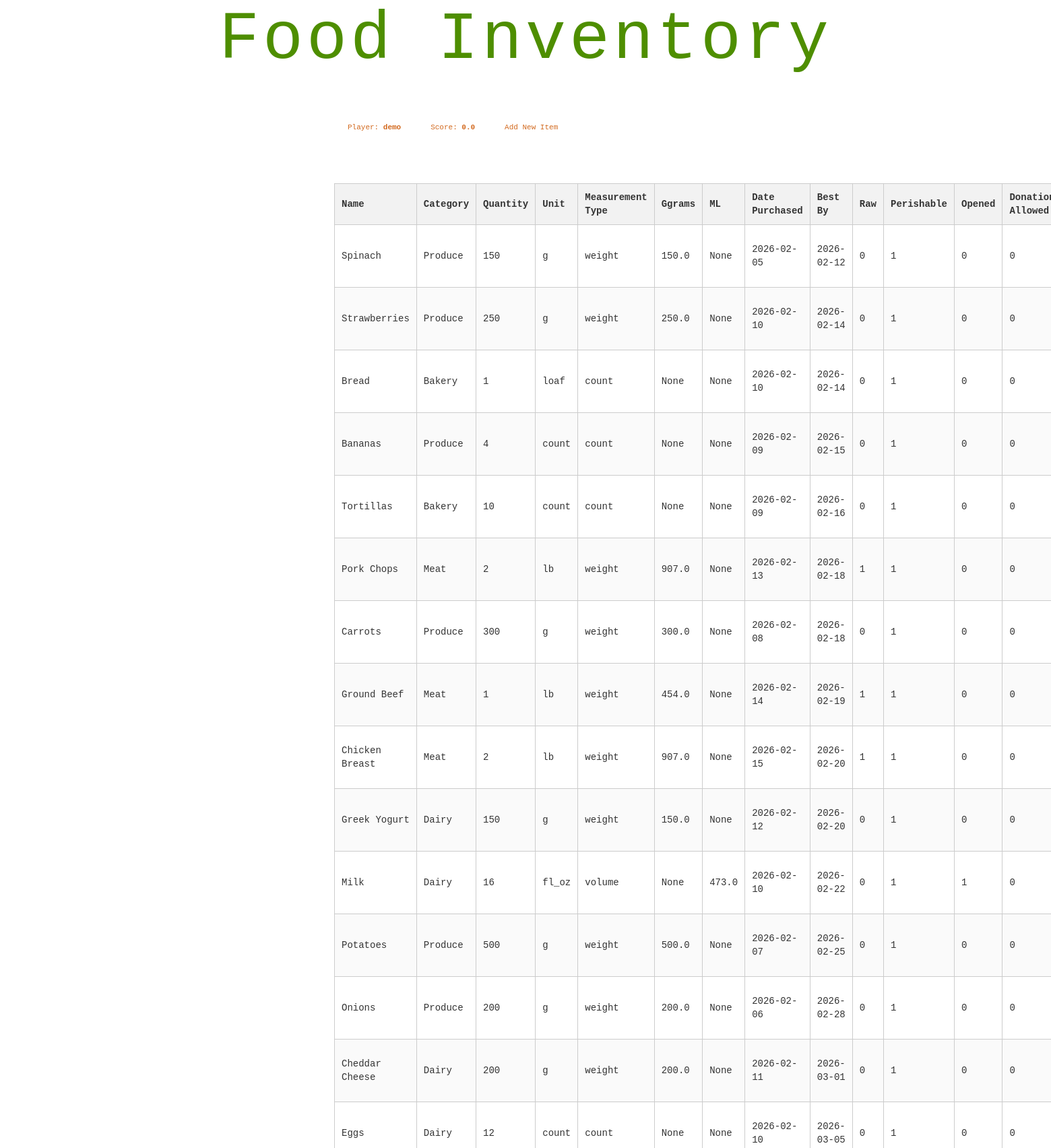
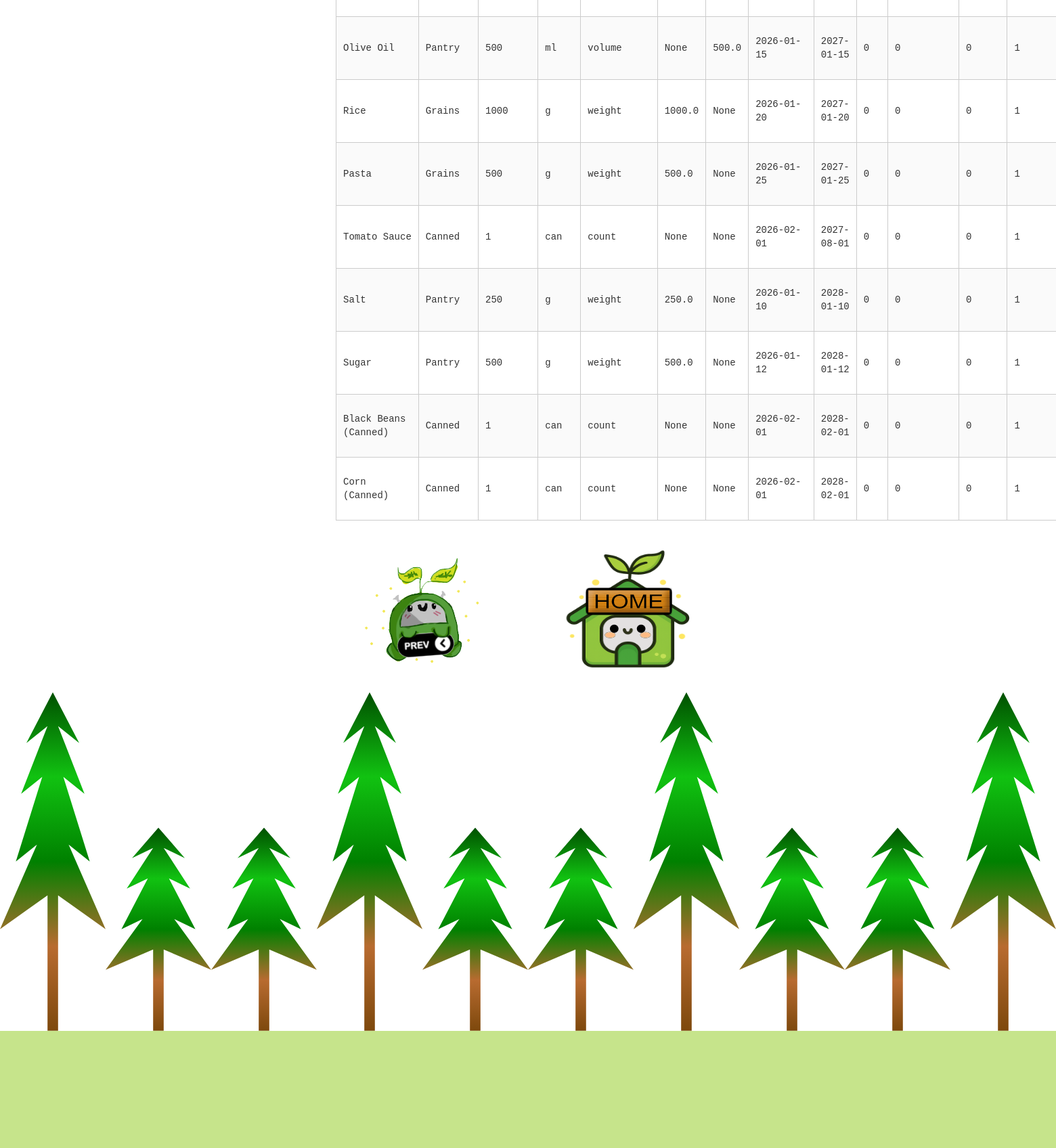
The page /inventory (signed in, upper part) on the database its author committed (2 pictures, top to bottom).
### tables this page shows
CREATE TABLE players (
    id INTEGER PRIMARY KEY AUTOINCREMENT,
    name TEXT NOT NULL,
    username TEXT NOT NULL UNIQUE,
    password_hash TEXT NOT NULL,
    profile_picture TEXT,
    score REAL NOT NULL DEFAULT 0
);

CREATE TABLE inventory (
    id INTEGER PRIMARY KEY AUTOINCREMENT,
    player_id INTEGER NOT NULL,
    name TEXT NOT NULL,
    category TEXT NOT NULL,
    quantity INTEGER NOT NULL,
    unit TEXT NOT NULL,
    measurement_type TEXT NOT NULL,
    quantity_grams REAL,
    quantity_ml REAL,
    purchase_date TEXT,
    best_by TEXT NOT NULL,
    raw_meat BOOLEAN DEFAULT 0,
    perishable BOOLEAN DEFAULT 1,
    opened BOOLEAN DEFAULT 0,
    donation_allowed BOOLEAN DEFAULT 1,
    decomposition_flag BOOLEAN DEFAULT 0,
    price REAL NOT NULL,
    status TEXT NOT NULL DEFAULT 'active',
    FOREIGN KEY (player_id) REFERENCES players(id)
);

### app.py (the view)
@app.route("/inventory")
@login_required
def inventory_page():
    player_id = session["player_id"]
    db = get_db()
    current_player = db.execute(
        "SELECT * FROM players WHERE id = ?", (player_id,)
    ).fetchone()
    items = db.execute(
        "SELECT * FROM inventory WHERE player_id = ? ORDER BY best_by ASC",
        (player_id,)
    ).fetchall()
    db.close()
    return render_template(
        "InventoryPage.html",
        items=items,
        current_player=current_player
    )

### app.py (called while the page is built)
def get_db():
    conn = sqlite3.connect("src/instance/inventory.db")
    conn.row_factory = sqlite3.Row
    return conn

def login_required(f):
    from functools import wraps
    @wraps(f)
    def wrapper(*args, **kwargs):
        if "player_id" not in session:
            return redirect("/login")
        return f(*args, **kwargs)
    return wrapper

### templates/InventoryPage.html (shortened to what this page needs)
{% extends '0-MainPageSetup.html' %}
{% block head %}
<link rel="stylesheet" href="{{ url_for('static', filename='css/homestyle.css') }}">
{% endblock %}
{% block body %}
<div class="welcome1">
    <h1>Food Inventory</h1>
</div>
<div class="body">
    <p class="text">Player: <strong>{{ current_player.name }}</strong></p>
    <p class="text">Score: <strong>{{ current_player.score }}</strong></p>
    <a href="{{ url_for('add_item_page', player_id=current_player.id) }}" class="text">Add New Item</a>
</div>
<div class="body">
    <table class="inventory-table" id="inventoryTable">
        <thead>
            <tr>
                <th>Name</th>
                <th>Category</th>
                <th>Quantity</th>
                <th>Unit</th>
                <th>Measurement Type</th>
                <th>Ggrams</th>
                <th>ML</th>
                <th>Date Purchased</th>
                <th>Best By</th>
                <th>Raw</th>
                <th>Perishable</th>
                <th>Opened</th>
                <th>Donation Allowed</th>
            </tr>
        </thead>
        <tbody>
            {% for item in items %}
            <tr>
                <td>{{ item.name }}</td>
                <td>{{ item.category }}</td>
                <td>{{ item.quantity }}</td>
                <td>{{ item.unit }}</td>
                <td>{{ item.measurement_type }}</td>
                <td>{{ item.quantity_grams }}</td>
                <td>{{ item.quantity_ml }}</td>
                <td>{{ item.purchase_date }}</td>
                <td>{{ item.best_by }}</td>
                <td>{{ item.raw_meat }}</td>
                <td>{{ item.perishable }}</td>
                <td>{{ item.opened }}</td>
                <td>{{ item.donation_allowed }}</td>
            </tr>
            {% endfor %}
        </tbody>
    </table>
    <br /><br />
    <div class="images">
        <a href="javascript:history.back()">
            <img src="{{ url_for('static', filename='Pictures/BinnyBack.png') }}" alt="bot" class="binnybot">
        </a>
        <a href="/">
            <img src="{{ url_for('static', filename='Pictures/BinnyHome.png') }}" alt="homebot" class="binnyhome">
        </a>
    </div>
</div>
{% endblock %}

### templates/0-MainPageSetup.html (shortened to what this page needs)
<!DOCTYPE html>
<html>
<head>
    <link rel ="stylesheet" href="{{url_for('static',filename='css/mainstyle.css') }}">
    <link rel="stylesheet" href="https://maxcdn.bootstrapcdn.com/bootstrap/3.4.0/css/bootstrap.min.css">
    {%block head%}{%endblock%}
</head>
<body>
    {%block body%}
    {%endblock%}
<div class="Tree-background">
    <div class="trees"></div>
    <div class="trees" style="width: 350px; height: 300px; left: 10px;"></div>
    <div class="trees" style="width: 350px; height: 300px; left: 0px;"></div>
    <div class="trees"></div>
    <div class="trees" style="width: 350px; height: 300px; left: 10px;"></div>
    <div class="trees" style="width: 350px; height: 300px; left: 0px;"></div>
    <div class="trees"></div>
    <div class="trees" style="width: 350px; height: 300px; left: 100px;"></div>
    <div class="trees" style="width: 350px; height: 300px; left: 200px;"></div>
    <div class="trees" style="width: 350px; height: 500px; left: 300px;"></div>
</div>
<div class="grass-container"></div>
</body>
</html>

### static/css/mainstyle.css (style rules this page uses)
* { margin: 0; padding: 0; box-sizing: border-box; }
body { font-family: 'Andale Mono', 'Courier New', monospace; }
.body { width: 100%; max-width: 600px; margin: 0 auto; padding: 16px; }
.body .text { font-family: 'Andale Mono', 'Courier New', monospace; display: inline-block; text-align: center; padding: 12px 20px; margin: 10px auto; color: chocolate; font-size: 1.1rem; }

### static/css/homestyle.css (style rules this page uses)
* { margin: 0; padding: 0; box-sizing: border-box; }
.body { width: 100%; max-width: 600px; margin: 0 auto; padding: 16px; }
.images { display: flex; justify-content: center; gap: clamp(10px, 6vw, 40px); flex-wrap: wrap; align-items: flex-start; animation: bounce 300ms alternate infinite cubic-bezier(.2, .65, .6, 1), typing 3.5s steps(23, end); }
.binnybot { max-width: 100%; height: auto; }
.welcome1 { text-align: center; margin-bottom: 20px; }
.welcome1 h1 { display: inline-block; font-size: clamp(100px, 10vw, 80px); color: #4e8e00; font-family: 'Andale Mono', 'Courier New', monospace; overflow: hidden; white-space: normal; margin: 5px ; letter-spacing: 0.05em; animation: typing 3.5s steps(23, end),blink-caret 1s step-end infinite; }
.body .text { font-family: 'Andale Mono', 'Courier New', monospace; display: inline-block; text-align: center; padding: 12px 20px; margin: 10px auto; color: chocolate; font-size: 1.1rem; }
.inventory-table { width: 100%; border-collapse: collapse; margin-top: 20px; font-family: 'Andale Mono', 'Courier New', monospace; }
.inventory-table th, .inventory-table td { border: 1px solid #ccc; padding: 10px; text-align: left; }
.inventory-table th { background-color: #f2f2f2; font-weight: bold; }
.inventory-table tr:nth-child(even) { background-color: #fafafa; }
.Tree-background { display:flex; align-items: flex-end; width: 100%; bottom: 0; }
.grass-container { position: absolute; width: 100vw; height: 40vh; background: #c6e48b; z-index: 1; }
.trees { height: 500px; width: 350px; background: linear-gradient( to top, rgb(125, 72, 12), rgb(184, 107, 48), green , rgb(17, 194, 17), rgb(0, 80, 0) ); clip-path: polygon( 50% 0%, 75% 15%, 55% 10%, 80% 30%, 60% 25%, 85% 50%, 65% 45%, 100% 70%, 55% 60%, 55% 100%, 45% 100%, 45% 60%, 0 70%, 35% 45%, 15% 50%, 40% 25%, 20% 30%, 45% 10%, 25% 15% ); z-index: 2; bottom: 0; }

### rows shown on the page
players: name "demo", score "0.0"
inventory: name "Spinach", category "Produce", quantity "150", unit "g", measurement_type "weight", quantity_grams "150.0", quantity_ml "None", purchase_date "2026-02-05", best_by "2026-02-12", raw_meat "0", perishable "1", opened "0", donation_allowed "0"
inventory: name "Strawberries", category "Produce", quantity "250", unit "g", measurement_type "weight", quantity_grams "250.0", quantity_ml "None", purchase_date "2026-02-10", best_by "2026-02-14", raw_meat "0", perishable "1", opened "0", donation_allowed "0"
inventory: name "Bread", category "Bakery", quantity "1", unit "loaf", measurement_type "count", quantity_grams "None", quantity_ml "None", purchase_date "2026-02-10", best_by "2026-02-14", raw_meat "0", perishable "1", opened "0", donation_allowed "0"
inventory: name "Bananas", category "Produce", quantity "4", unit "count", measurement_type "count", quantity_grams "None", quantity_ml "None", purchase_date "2026-02-09", best_by "2026-02-15", raw_meat "0", perishable "1", opened "0", donation_allowed "0"
inventory: name "Tortillas", category "Bakery", quantity "10", unit "count", measurement_type "count", quantity_grams "None", quantity_ml "None", purchase_date "2026-02-09", best_by "2026-02-16", raw_meat "0", perishable "1", opened "0", donation_allowed "0"
inventory: name "Pork Chops", category "Meat", quantity "2", unit "lb", measurement_type "weight", quantity_grams "907.0", quantity_ml "None", purchase_date "2026-02-13", best_by "2026-02-18", raw_meat "1", perishable "1", opened "0", donation_allowed "0"
inventory: name "Carrots", category "Produce", quantity "300", unit "g", measurement_type "weight", quantity_grams "300.0", quantity_ml "None", purchase_date "2026-02-08", best_by "2026-02-18", raw_meat "0", perishable "1", opened "0", donation_allowed "0"
inventory: name "Ground Beef", category "Meat", quantity "1", unit "lb", measurement_type "weight", quantity_grams "454.0", quantity_ml "None", purchase_date "2026-02-14", best_by "2026-02-19", raw_meat "1", perishable "1", opened "0", donation_allowed "0"
inventory: name "Chicken Breast", category "Meat", quantity "2", unit "lb", measurement_type "weight", quantity_grams "907.0", quantity_ml "None", purchase_date "2026-02-15", best_by "2026-02-20", raw_meat "1", perishable "1", opened "0", donation_allowed "0"
inventory: name "Greek Yogurt", category "Dairy", quantity "150", unit "g", measurement_type "weight", quantity_grams "150.0", quantity_ml "None", purchase_date "2026-02-12", best_by "2026-02-20", raw_meat "0", perishable "1", opened "0", donation_allowed "0"
inventory: name "Milk", category "Dairy", quantity "16", unit "fl_oz", measurement_type "volume", quantity_grams "None", quantity_ml "473.0", purchase_date "2026-02-10", best_by "2026-02-22", raw_meat "0", perishable "1", opened "1", donation_allowed "0"
inventory: name "Potatoes", category "Produce", quantity "500", unit "g", measurement_type "weight", quantity_grams "500.0", quantity_ml "None", purchase_date "2026-02-07", best_by "2026-02-25", raw_meat "0", perishable "1", opened "0", donation_allowed "0"
inventory: name "Onions", category "Produce", quantity "200", unit "g", measurement_type "weight", quantity_grams "200.0", quantity_ml "None", purchase_date "2026-02-06", best_by "2026-02-28", raw_meat "0", perishable "1", opened "0", donation_allowed "0"
inventory: name "Cheddar Cheese", category "Dairy", quantity "200", unit "g", measurement_type "weight", quantity_grams "200.0", quantity_ml "None", purchase_date "2026-02-11", best_by "2026-03-01", raw_meat "0", perishable "1", opened "0", donation_allowed "0"
inventory: name "Eggs", category "Dairy", quantity "12", unit "count", measurement_type "count", quantity_grams "None", quantity_ml "None", purchase_date "2026-02-10", best_by "2026-03-05", raw_meat "0", perishable "1", opened "0", donation_allowed "0"
inventory: name "Olive Oil", category "Pantry", quantity "500", unit "ml", measurement_type "volume", quantity_grams "None", quantity_ml "500.0", purchase_date "2026-01-15", best_by "2027-01-15", raw_meat "0", perishable "0", opened "0", donation_allowed "1"
inventory: name "Rice", category "Grains", quantity "1000", unit "g", measurement_type "weight", quantity_grams "1000.0", quantity_ml "None", purchase_date "2026-01-20", best_by "2027-01-20", raw_meat "0", perishable "0", opened "0", donation_allowed "1"
inventory: name "Pasta", category "Grains", quantity "500", unit "g", measurement_type "weight", quantity_grams "500.0", quantity_ml "None", purchase_date "2026-01-25", best_by "2027-01-25", raw_meat "0", perishable "0", opened "0", donation_allowed "1"
inventory: name "Tomato Sauce", category "Canned", quantity "1", unit "can", measurement_type "count", quantity_grams "None", quantity_ml "None", purchase_date "2026-02-01", best_by "2027-08-01", raw_meat "0", perishable "0", opened "0", donation_allowed "1"
inventory: name "Salt", category "Pantry", quantity "250", unit "g", measurement_type "weight", quantity_grams "250.0", quantity_ml "None", purchase_date "2026-01-10", best_by "2028-01-10", raw_meat "0", perishable "0", opened "0", donation_allowed "1"
inventory: name "Sugar", category "Pantry", quantity "500", unit "g", measurement_type "weight", quantity_grams "500.0", quantity_ml "None", purchase_date "2026-01-12", best_by "2028-01-12", raw_meat "0", perishable "0", opened "0", donation_allowed "1"
inventory: name "Black Beans (Canned)", category "Canned", quantity "1", unit "can", measurement_type "count", quantity_grams "None", quantity_ml "None", purchase_date "2026-02-01", best_by "2028-02-01", raw_meat "0", perishable "0", opened "0", donation_allowed "1"
inventory: name "Corn (Canned)", category "Canned", quantity "1", unit "can", measurement_type "count", quantity_grams "None", quantity_ml "None", purchase_date "2026-02-01", best_by "2028-02-01", raw_meat "0", perishable "0", opened "0", donation_allowed "1"
